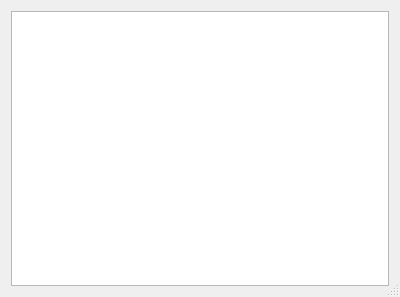
<?xml version="1.0" encoding="UTF-8"?>
<ui version="4.0">
 <class>Comments</class>
 <widget class="QDialog" name="Comments">
  <property name="geometry">
   <rect>
    <x>0</x>
    <y>0</y>
    <width>400</width>
    <height>297</height>
   </rect>
  </property>
  <property name="windowTitle">
   <string>Comments</string>
  </property>
  <property name="sizeGripEnabled">
   <bool>true</bool>
  </property>
  <layout class="QHBoxLayout" name="horizontalLayout">
   <item>
    <widget class="QPlainTextEdit" name="plainTextEdit"/>
   </item>
  </layout>
 </widget>
 <tabstops>
  <tabstop>plainTextEdit</tabstop>
 </tabstops>
 <resources/>
 <connections/>
 <slots>
  <slot>setText(QString)</slot>
 </slots>
</ui>
